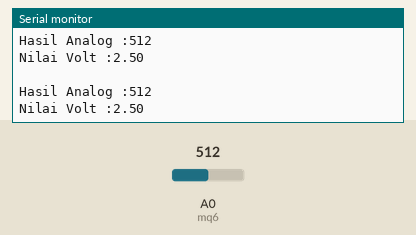
Bench run of a sketch on a simulated Arduino Uno, built with avr-gcc and run on an emulated ATmega328P. Parts: the last lines printed to the serial monitor. The inputs (shaded band) are chosen by the test bench; at power-on: A0 (mq6) = 512.

Above: at 1.3 s.
1.4 s: A0 (mq6) set to 716
At 1.82 s:
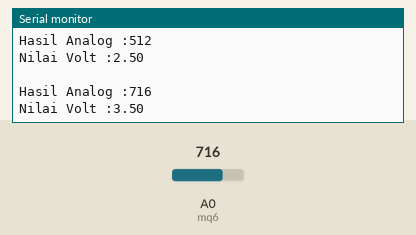
2.9 s: A0 (mq6) set to 900
At 3.32 s:
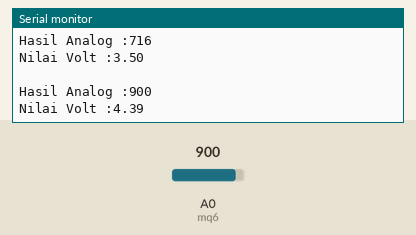
Timing chart, 0 to 5.9 s (numbered marks = the images above; inputs shaded):
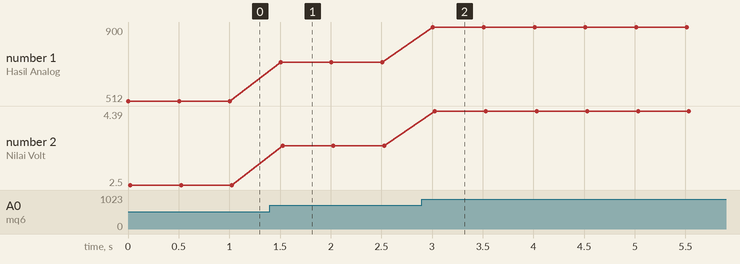

The sketch:

AnalisisMq6.ino
```cpp
#define mq6 A0

void setup() {
Serial.begin(9600);
}

void loop() {
int Hasilanalog = analogRead(mq6);
float Volt = Hasilanalog*5.00/1024;
    Serial.print("Hasil Analog :");
    Serial.println(Hasilanalog);
    Serial.print("Nilai Volt :");
    Serial.println(Volt);
  delay(500);
  Serial.println(" ");
}
```

Measured:
- after the input at 1.4 s, the serial monitor: prints a new line after 0.11 s (image 1)
- after the input at 2.9 s, the serial monitor: prints a new line after 0.11 s (image 2)
- plotted number 1: 512 → 716 after the input at 1.4 s, 716 → 900 after the input at 2.9 s
- plotted number 2: 2.5 → 3.5 after the input at 1.4 s, 3.5 → 4.39 after the input at 2.9 s
